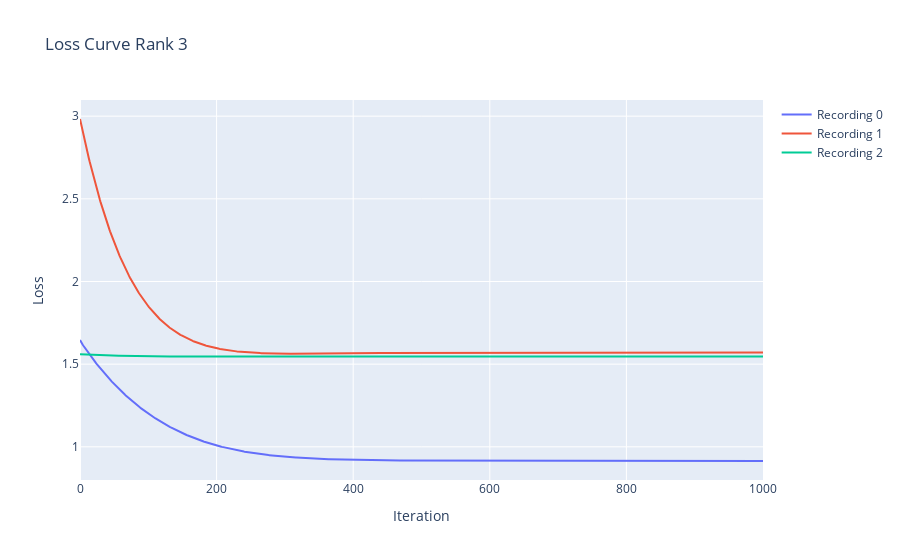

Write notebook code for a chart like this one.
### Code cell
# Plot the loss curve using plotly graphical objects
loss = np.array(loss)

fig = go.Figure()
for session in range(num_sessions):
    fig.add_trace(go.Scatter(y=loss[:, session], name=f'Recording {session}'))
fig.update_layout(title=f'Loss Curve Rank {reduced_rank_model.rank}', xaxis_title='Iteration', yaxis_title='Loss')
fig.show()

### Figure 1 — Plotly figure (JSON) as saved in the notebook; plotly's stock layout.template omitted (floating-point values rounded to 4 significant figures; data arrays with more than 128 entries replaced by an {"elided": "..."} marker saying what was removed)
{"data": [{"name": "Recording 0", "type": "scatter", "y": {"elided": "1001 float values"}}, {"name": "Recording 1", "type": "scatter", "y": {"elided": "1001 float values"}}, {"name": "Recording 2", "type": "scatter", "y": {"elided": "1001 float values"}}], "layout": {"title": {"text": "Loss Curve Rank 3"}, "xaxis": {"title": {"text": "Iteration"}}, "yaxis": {"title": {"text": "Loss"}}}}
